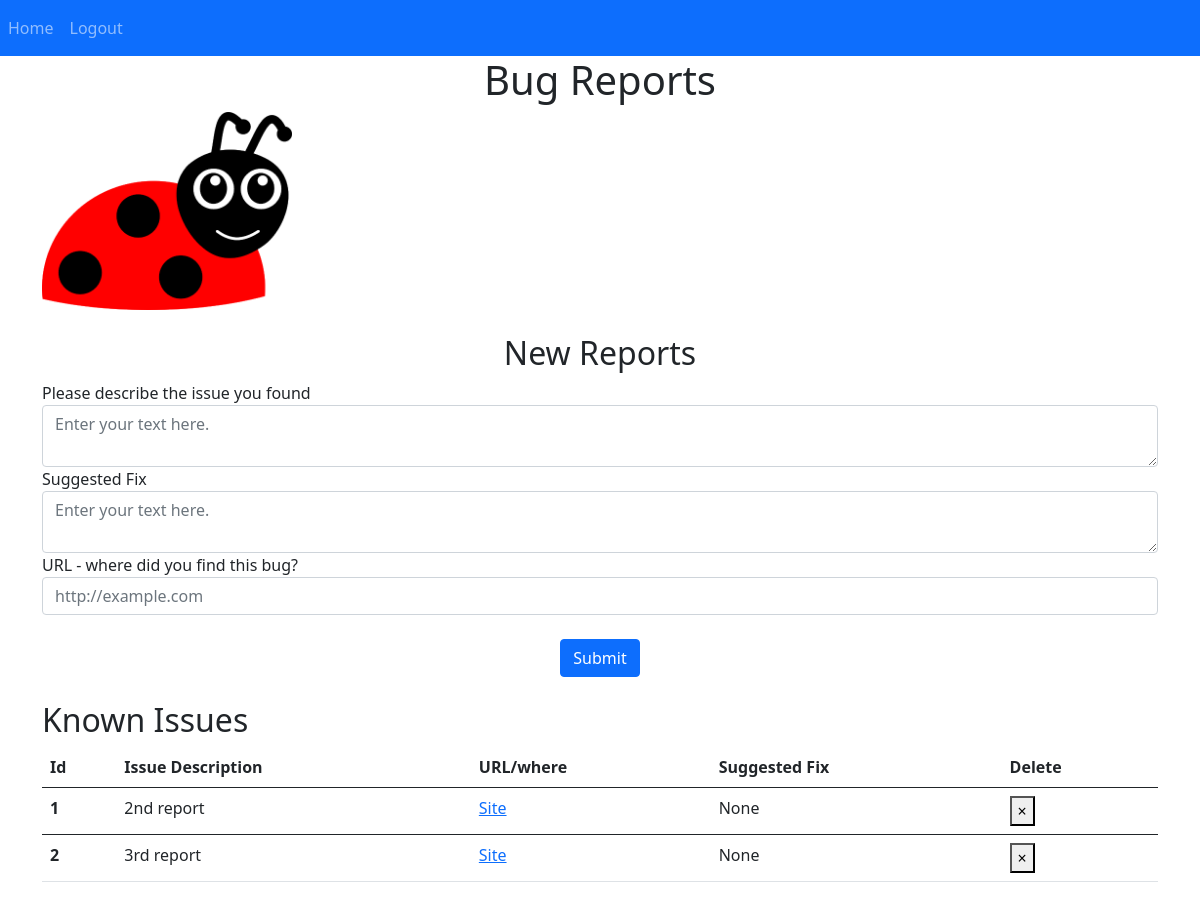
The app's page / (signed in), older data.
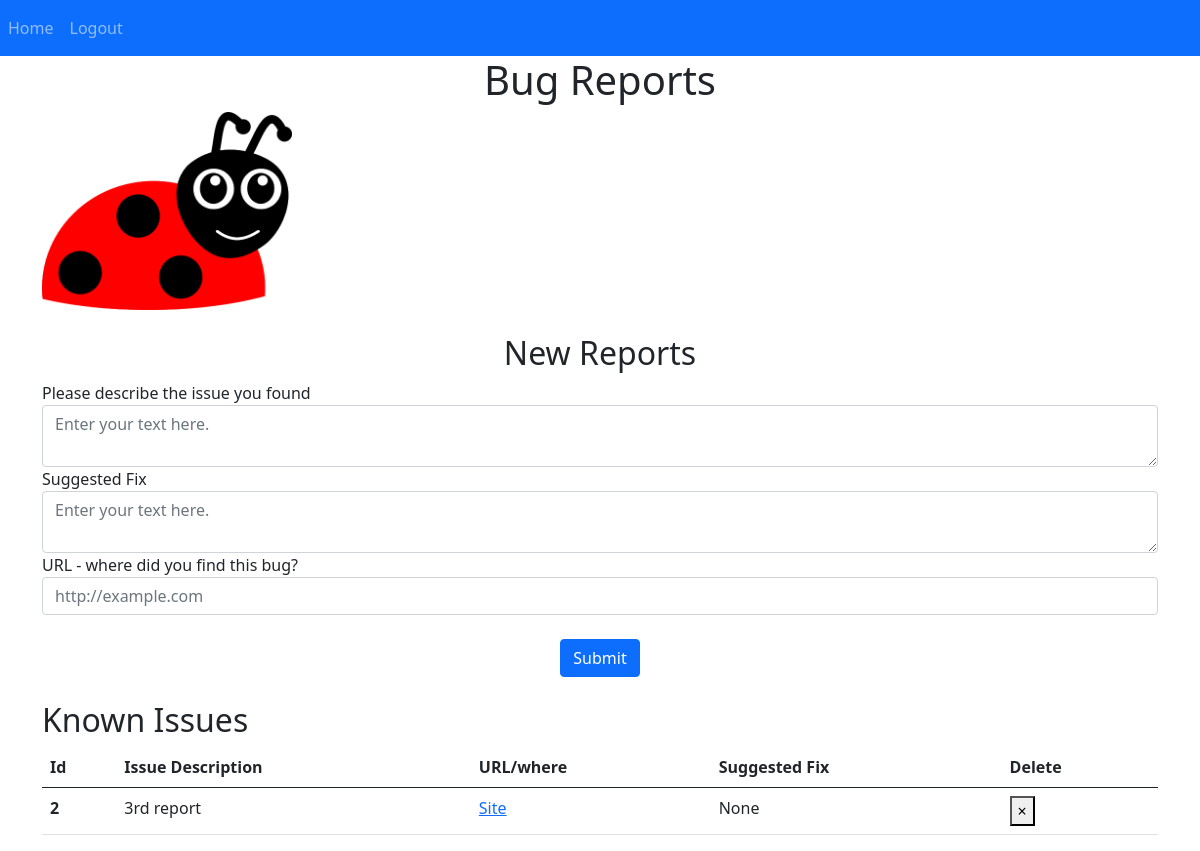
The same page, newer data.
### website/models.py (models this page shows)
class Report(db.Model):
    id = db.Column(db.Integer, primary_key=True)
    issueDescription = db.Column(db.String(1500))
    url = db.Column(db.String(200))
    screenshot = db.Column(db.String(300))
    suggested_fix = db.Column(db.String(10000))
    resolution_status = db.Column(db.String(30))
    date = db.Column(db.DateTime(timezone=True), default=func.now())
    user_id = db.Column(db.Integer, db.ForeignKey('user.id'))

### website/views.py (the view, shortened to what this page needs)
@views.route('/', methods=['GET','POST'])
@login_required
def home():
    return render_template("home.html", user=current_user)

### website/__init__.py (called while the page is built)
def create_app():
    app = Flask(__name__)
    app.config['SECRET_KEY'] = 'random string'
    app.config['SQLALCHEMY_DATABASE_URI'] = f'sqlite:///{DB_NAME}'
    db.init_app(app)
    from .views import views
    from .auth import auth
    app.register_blueprint(views, url_prefix='/')
    app.register_blueprint(auth, url_prefix='/')
    from .models import User, Report
    create_database(app)
    login_manager = LoginManager()
    login_manager.login_view = 'auth.login'
    login_manager.init_app(app)
    @login_manager.user_loader
    def load_user(id):
        return User.query.get(int(id))
    return app

### website/templates/home.html
{% extends "base.html" %}{% block title %} Bug Report {% endblock %}
{% block content %}
<h1 align="center">Bug Reports</h1>
<img src="static/images/happy-ladybug.74cc4315.png" width="250" class="center">
<br/>
<br/>
<h2 align="center">New Reports</h2>
    <form method="POST">
        <div class="form-group">
            <label>Please describe the issue you found</label>
            <textarea name="issueDescription" id="issueDescription" class="form-control" placeholder="Enter your text here."></textarea>
        </div>
        <div class="form-group">
            <label>Suggested Fix</label>
            <textarea name="suggested_fix" id="suggested_fix" class="form-control" placeholder="Enter your text here."></textarea>
        </div>
        <div class="form-group">
            <label>URL - where did you find this bug?</label>
            <input type="url" name="url" id="url" class="form-control" placeholder="http://example.com" pattern="https://.*">
        </div>
        <br/>
        <div align="center">
            <button type="submit" class="btn btn-primary">Submit </button>
        </div>
    </form>
<br/>
<h2>Known Issues</h2>
<table class="table table-hover">
  <thead>
    <tr>
      <th scope="col"> Id </th>
      <th scope="col">Issue Description</th>
      <th scope="col">URL/where</th>
      <th scope="col">Suggested Fix</th>
        <th scope="col">Delete</th>
    </tr>
  </thead>
    {% for report in user.reports %}
  <tbody>
    <tr>
      <th scope="row">{{ report.id }}</th>
      <td>{{ report.issueDescription }}</td>
      <td><a href="{{ report.url }}">Site</a></td>
      <td>{{ report.suggested_fix }}</td>
        <td>
            <button type="button" class="close" onClick="deleteReport({{ report.id }})">
        <span aria-hidden="true">&times;</span>
    </button>
        </td>
    </tr>
  </tbody>
    {% endfor %}
</table>
{% endblock %}

Row changes from the older to the newer data that the page shows:
removed Report: id "1", issueDescription "2nd report", suggested_fix "None"
